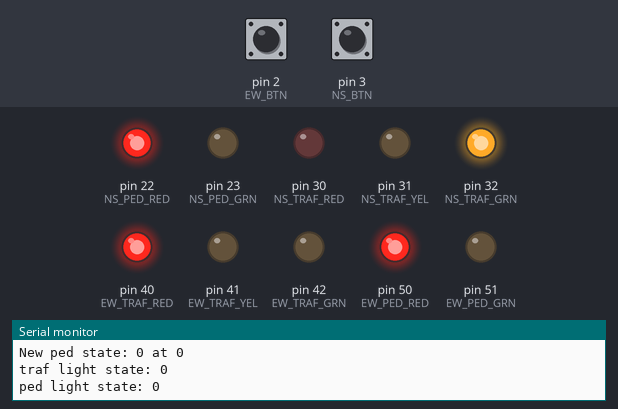
Simulated run of this sketch. Board: Arduino Mega 2560, built with avr-gcc and run on an emulated ATmega2560. Shown: output pins drawn as LEDs (lit = HIGH), the last lines printed to the serial monitor. Dashed ring = blinking. Inputs (shaded band) come from the test bench; at power-on: pin 3 (NS_BTN) HIGH, pin 2 (EW_BTN) HIGH.

Above: at 1.2 s.
1.3 s: pin 3 (NS_BTN) pulled LOW for 0.15 s
At 1.8 s:
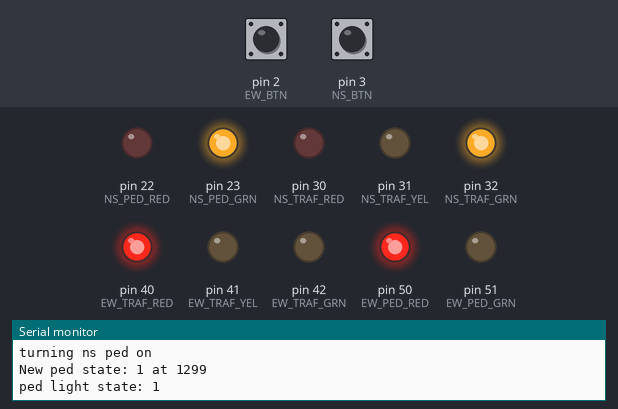
2.9 s: pin 2 (EW_BTN) pulled LOW for 0.15 s
At 10.8 s:
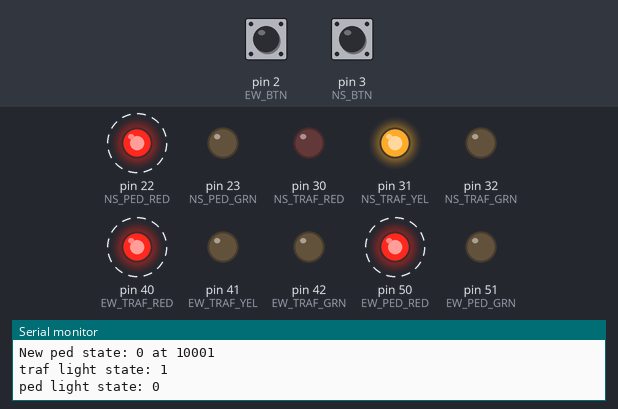
Timing chart, 0 to 13.5 s (numbered marks = the images above; inputs shaded):
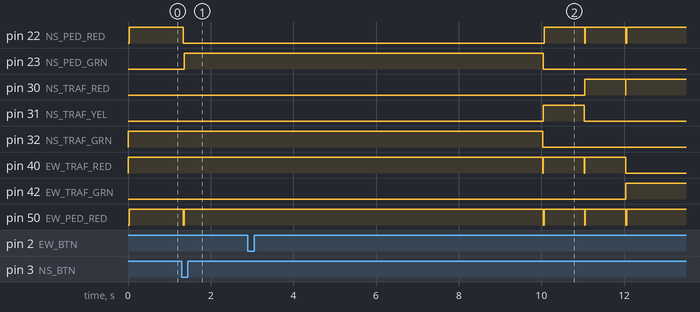

Measured:
- after the input at 1.3 s, pin 22 (NS_PED_RED): HIGH → LOW at once; pin 23 (NS_PED_GRN): LOW → HIGH after 0.06 s; pin 50 (EW_PED_RED): HIGH → LOW at once, → HIGH 0.02 s later

The sketch:

hw1_-_traffic_light.ino
```cpp
#define NS_PED_RED 22
#define NS_PED_GRN 23
#define NS_TRAF_RED 30
#define NS_TRAF_YEL 31
#define NS_TRAF_GRN 32

#define EW_PED_RED 50
#define EW_PED_GRN 51
#define EW_TRAF_RED 40
#define EW_TRAF_YEL 41
#define EW_TRAF_GRN 42

#define NS_BTN 3
#define EW_BTN 2

const int traf_lights[] = {NS_TRAF_RED, NS_TRAF_YEL, NS_TRAF_GRN, EW_TRAF_RED, EW_TRAF_YEL, EW_TRAF_GRN};
const int ped_lights[] = {NS_PED_RED, NS_PED_GRN, EW_PED_RED, EW_PED_GRN};

#define NUM_TRAF_LIGHTS sizeof(traf_lights)/sizeof(const int)
#define NUM_PED_LIGHTS sizeof(ped_lights)/sizeof(const int)

enum trafLightState {
  NS_GREEN,NS_YELLOW,NS_RED,EW_GREEN,EW_YELLOW,EW_RED
};

enum pedLightState {
  OFF,NS,EW
};

unsigned long last_traf_change;
trafLightState traf_state;
bool traf_state_changed;

unsigned long last_ped_change;
pedLightState ped_state;
bool ped_state_changed;

unsigned long last_ns_push;
unsigned long last_ew_push;

void ewButton() {
  //todo debounce
  last_ew_push = millis();
  Serial.println("ew down");
  request_ped_transition(EW);
}

void nsButton() {
  //todo debounce
  last_ns_push = millis();
  Serial.println("ns down");
  request_ped_transition(NS);
}

void setup() {
  Serial.begin(9600);
  pinMode(EW_BTN, INPUT_PULLUP);
  pinMode(NS_BTN, INPUT_PULLUP);

  attachInterrupt(digitalPinToInterrupt(EW_BTN), ewButton, FALLING);
  attachInterrupt(digitalPinToInterrupt(NS_BTN), nsButton, FALLING);

  for (int i = 0; i < NUM_TRAF_LIGHTS; i++) {
    pinMode(traf_lights[i], OUTPUT);
  }
  for (int i = 0; i < NUM_PED_LIGHTS; i++) {
    pinMode(ped_lights[i], OUTPUT);
  }
  reset_traf_lights();
  reset_ped_lights();

  // initial state
  transition_traf(NS_GREEN);
  transition_ped(OFF);

  update_lights();
}

void loop() {
  do_transition();
  update_lights();
}

void update_lights() {
  if (traf_state_changed) {
    // todo don't reset everything on transitions
    reset_traf_lights();

    Serial.println("traf light state: " + String(traf_state));

    switch(traf_state) {
      case NS_GREEN:
        digitalWrite(NS_TRAF_GRN, HIGH);
        digitalWrite(EW_TRAF_RED, HIGH);
        break;
      case NS_YELLOW:
        digitalWrite(NS_TRAF_YEL, HIGH);
        digitalWrite(EW_TRAF_RED, HIGH);
        break;
      case NS_RED:
        digitalWrite(NS_TRAF_RED, HIGH);
        digitalWrite(EW_TRAF_RED, HIGH);
        break;
      case EW_GREEN:
        digitalWrite(NS_TRAF_RED, HIGH);
        digitalWrite(EW_TRAF_GRN, HIGH);
        break;
      case EW_YELLOW:
        digitalWrite(NS_TRAF_RED, HIGH);
        digitalWrite(EW_TRAF_YEL, HIGH);
        break;
      case EW_RED:
        digitalWrite(NS_TRAF_RED, HIGH);
        digitalWrite(EW_TRAF_RED, HIGH);
        break;
    }
    traf_state_changed = false;
  }

  if (ped_state_changed) {
    // todo don't reset everything on transitions
    reset_ped_lights();

    Serial.println("ped light state: " + String(ped_state));

    switch(ped_state) {
      case OFF:
        digitalWrite(NS_PED_RED, HIGH);
        digitalWrite(EW_PED_RED, HIGH);
        break;
      case NS:
        digitalWrite(NS_PED_GRN, HIGH);
        digitalWrite(EW_PED_RED, HIGH);
        break;
      case EW:
        digitalWrite(NS_PED_RED, HIGH);
        digitalWrite(EW_PED_GRN, HIGH);
        break;
    }
    ped_state_changed = false;
  }
}

void request_ped_transition(pedLightState new_state) {
  Serial.println("requesting crossing. ped: " + String(new_state) + ", traf_state: " + String(traf_state));

  if (new_state == NS && traf_state == NS_GREEN) {
    Serial.println("turning ns ped on");
    transition_ped(new_state);
    return;
  }
  if (new_state == EW && traf_state == EW_GREEN) {
    Serial.println("turning ew ped on");
    transition_ped(new_state);
    return;
  }
}

void transition_traf(trafLightState new_state) {
  traf_state = new_state;
  traf_state_changed = true;
  last_traf_change = millis();

  Serial.println("New traf state: " + String(new_state) + " at " + last_traf_change);
}

void transition_ped(pedLightState new_state) {
  ped_state = new_state;
  ped_state_changed = true;
  last_ped_change = millis();

  Serial.println("New ped state: " + String(new_state) + " at " + last_ped_change);
}

void do_transition() {
  switch(traf_state){
    case NS_GREEN:
      if (millis() - last_traf_change > 10000) {
        transition_traf(NS_YELLOW);
        transition_ped(OFF);
      }
      break;
    case NS_YELLOW:
      if (millis() - last_traf_change > 1000) {
        transition_traf(NS_RED);
        transition_ped(OFF);
      }
      break;
    case NS_RED:
      if (millis() - last_traf_change > 1000) {
        transition_traf(EW_GREEN);
        //transition_ped(NS);
        transition_ped(OFF);
      }
      break;
    case EW_GREEN:
      if (millis() - last_traf_change > 10000) {
        transition_traf(EW_YELLOW);
        transition_ped(OFF);
      }
      break;
    case EW_YELLOW:
      if (millis() - last_traf_change > 1000) {
        transition_traf(EW_RED);
        transition_ped(OFF);
      }
      break;
    case EW_RED:
      if (millis() - last_traf_change > 1000) {
        transition_traf(NS_GREEN);
        //transition_ped(EW);
        transition_ped(OFF);
      }
      break;
  }
}

void reset_traf_lights() {
  for (int i = 0; i < NUM_TRAF_LIGHTS; i++) {
    digitalWrite(traf_lights[i], LOW);
  }
}

void reset_ped_lights() {
  for (int i = 0; i < NUM_PED_LIGHTS; i++) {
    digitalWrite(ped_lights[i], LOW);
  }
}
```
